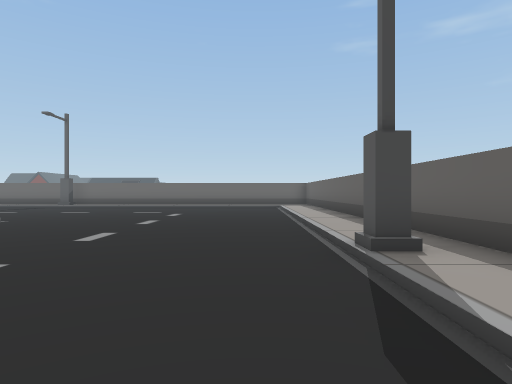
view 1 (above)

21 first-person views from a walk through a scene from a Unity 3-D project. The camera is 1.4 m above the floor, looks level and sees 75° across. The floor is counted in squares, 2 m on a side. Each view is taken from the middle of a square. On the plan, view 1 faces up. The plan holds only what a view shows up to about 10 squares ahead; the rest is blank. The place goes on beyond the plan. The player is left out.

view 2
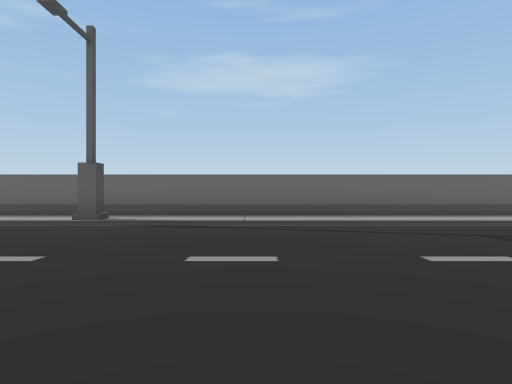

view 3
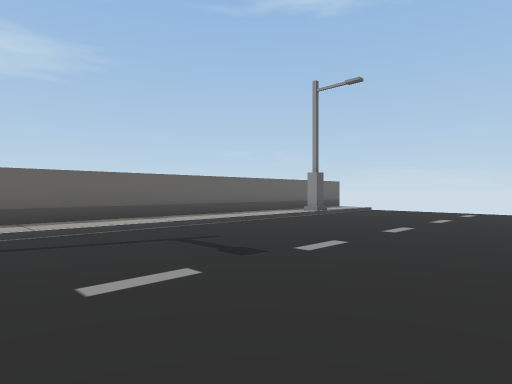

view 4
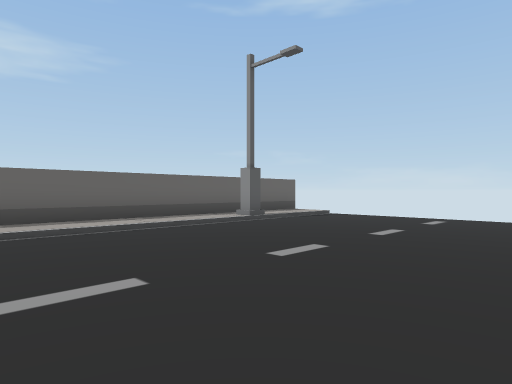

view 5
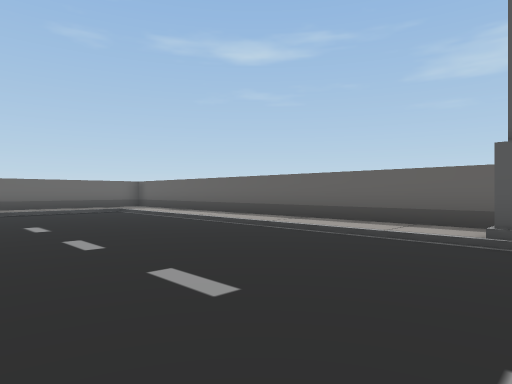

view 6
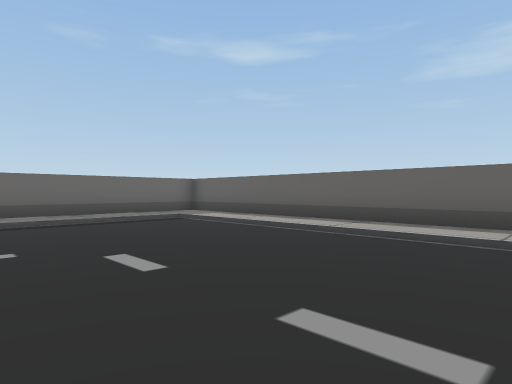

view 7
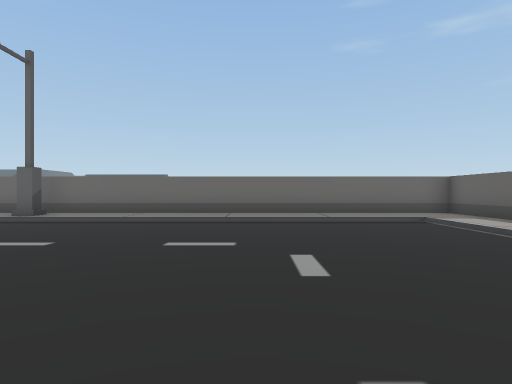

view 8
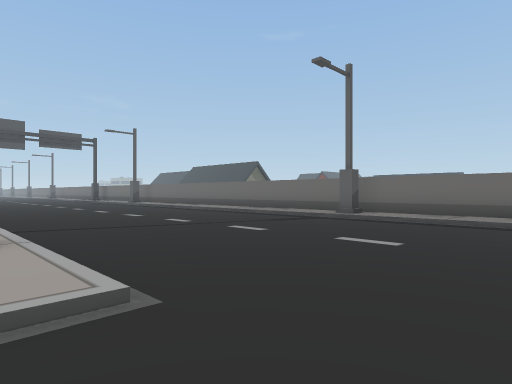

view 9
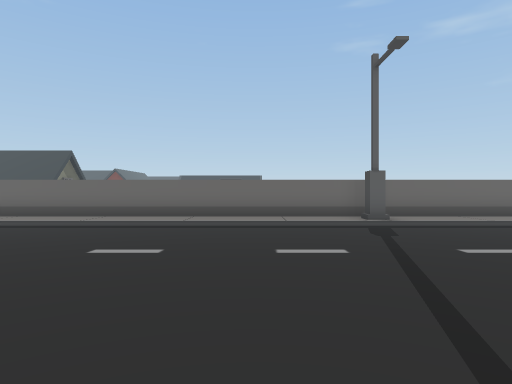

view 10
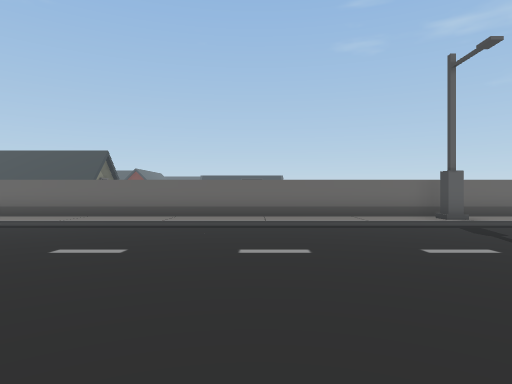

view 11
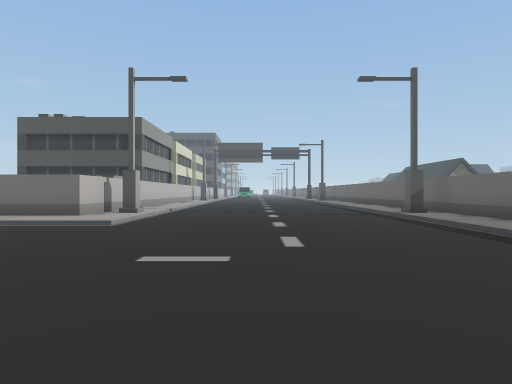

view 12
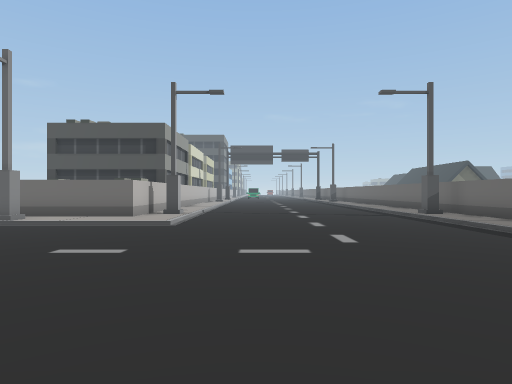

view 13
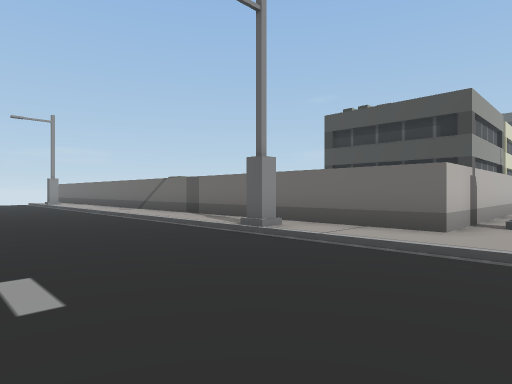

view 14
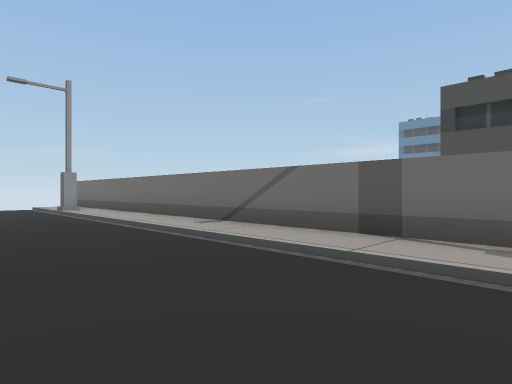

view 15
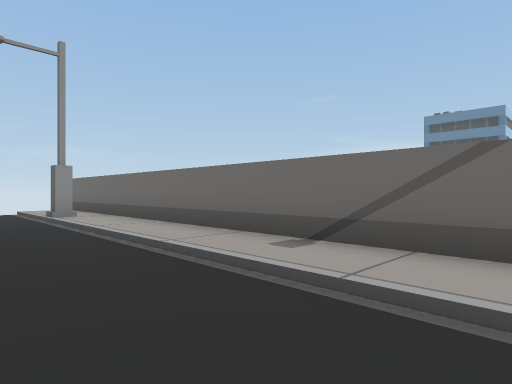

view 16
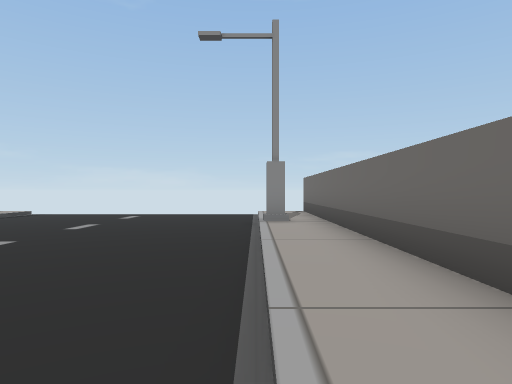

view 17
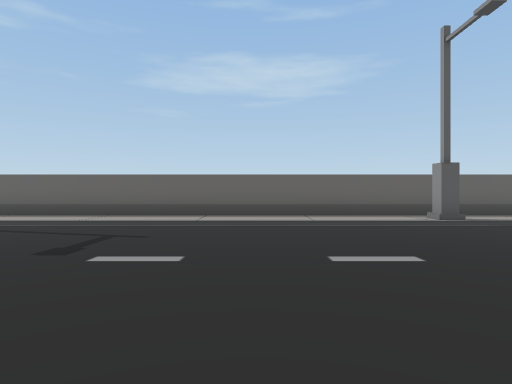

view 18
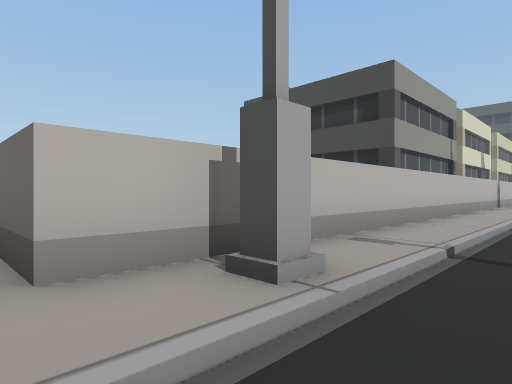

view 19
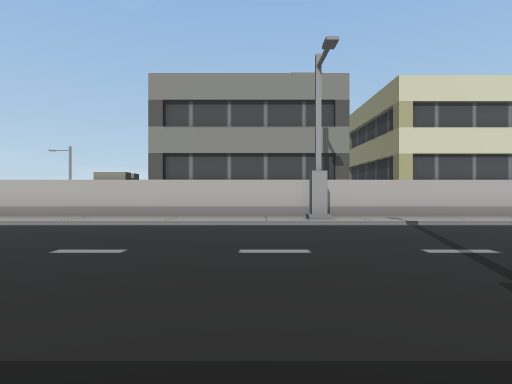

view 20
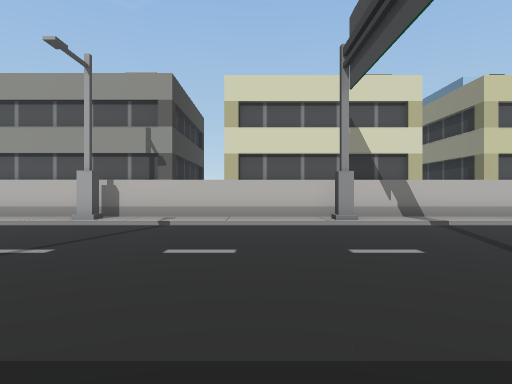

view 21
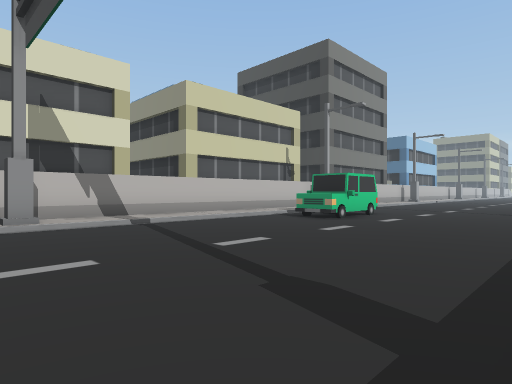

### Floor plan
Key: @ floor where view 1 was taken; # wall or solid block; . main floor; : floor 0.25 m higher than the main floor; / step, stairs or slope; C car.
Columns run from 38 left of view 1 to 3 right of it. Each row starts with its distance up from view 1.
 17                             ##############
 16            :     ::::::::::::/:::::::::::#
 15       ///////   ////////////////////////:#
 14 .............. ......................../:#
 13 ......................................./:#
 12 ......................................./:#
 11 ......................................./:#
 10  CC..................................../:#
  9   C..................................../:#
  8    //////////////////////////////....../:#
  7     :::::/:::::/:::::::::::::/::/....../:#
  6     ###########################:/....../:#
  5                               #:/....../:#
  4                               #:#......#:#
  3                               #:/....../:#
  2                               #:/....../:#
  1                               #:/....../:#
  0                               #:/.....@/:#
 -1                               #:/....../:#
 -2                               #:/....../:#
 -3                               #:/....../:#
 -4                               #:/....../:#
 -5                               #:/....../:#
 -6                               #:/....../:#
 -7                               #:/....../:#
 -8                               #:/....../:#
 -9                               #:/....../:#
-10                               #:#......#:#
-11                               #:/....../:#
-12                               #:/....../:#

Where each view was taken, in squares from view 1:
view 1: 0 up, 0 right, facing up
view 2: 0 up, 6 left, facing right
view 3: 1 down, 5 left, facing down-right
view 4: 4 down, 5 left, facing down-right
view 5: 3 up, 4 left, facing up-right
view 6: 7 up, 4 left, facing up-right
view 7: 7 up, 3 left, facing up
view 8: 7 up, 4 left, facing up-left
view 9: 7 up, 12 left, facing up
view 10: 7 up, 14 left, facing up
view 11: 11 up, 1 right, facing left
view 12: 10 up, 2 right, facing left
view 13: 8 up, 2 left, facing down-left
view 14: 2 up, 3 left, facing down-left
view 15: 1 down, 4 left, facing down-left
view 16: 3 down, 6 left, facing down
view 17: 6 down, 6 left, facing right
view 18: 9 up, 7 left, facing down-left
view 19: 16 up, 21 left, facing down
view 20: 16 up, 27 left, facing down
view 21: 15 up, 28 left, facing down-left
